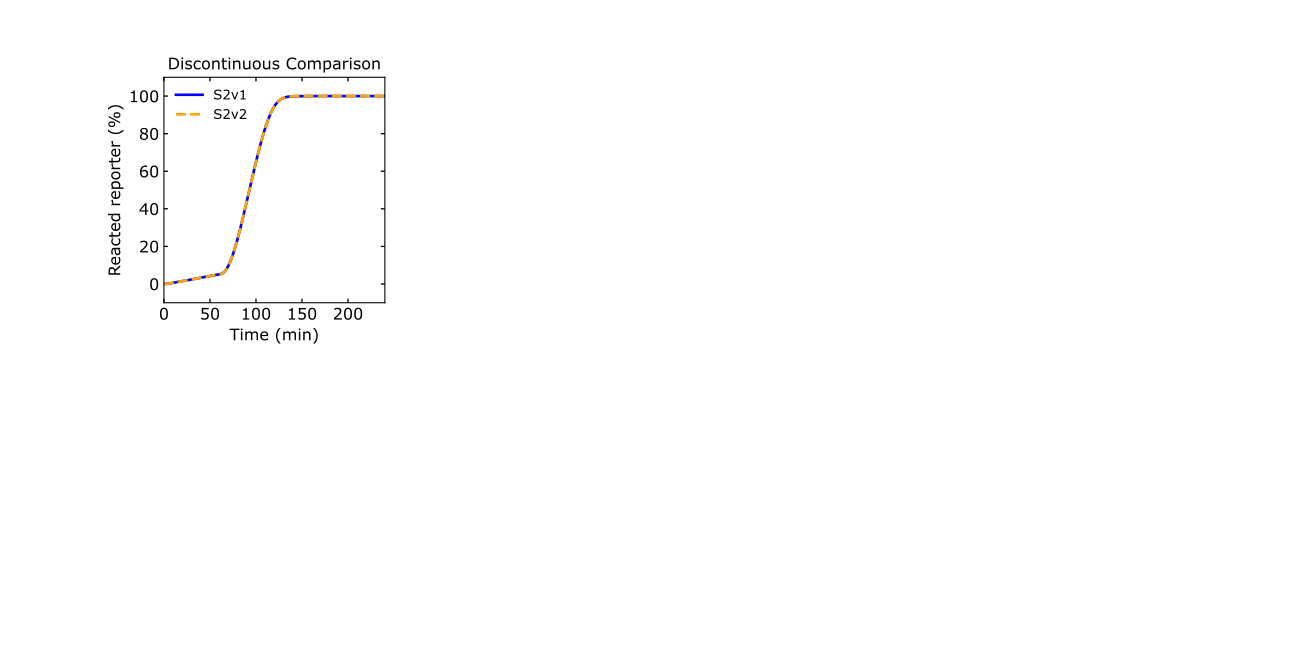

Write Python code to recreate this figure.
# -*- coding: utf-8 -*-
"""
Created on Tue Jul  5 12:33:03 2022

@author: tnm12
"""

import numpy as np
import scipy.integrate as spi
import matplotlib as mpl
import matplotlib.pyplot as plt
import sys

import Simulator1 as RSDs #imoort first version of the simulator
    
'''
##############################################################################
Simulations
In this example, the 1_2 gate is initially transcribed for an hour in the
absence of the I1 template. After the first hour, the I1 template is added and
the reaction is resumed for another 3 hours
##############################################################################
'''

csl = [[0.25,0,0.25],
       [0.5,0,0.5],
       [0.8,0,0.8],
       [0,0,1],
       [1,0.5,0],
       [1,0,0],
       [0.5,0,0]]

REP_con = 500

k_txn = 0.01

    
t_sim = np.linspace(0,1,1001)*3600 # seconds

# model with inputs
model = RSDs.RSD_sim() # define the model instance

# specify DNA txn templates and reporters and concentrations

model.DNA_species('gate','1_2',temp_con=25)
model.DNA_species('reporter','REP2',temp_con=REP_con)

# simulate the model (before addition of the input template)
model.simulate(t_sim,1,k_txn)

# updating the simulation time for the second phase of the simulation
t_sim2 = np.linspace(t_sim[-1]/3600,4,1001)*3600 # seconds

# adding the I1 template to the model
model.DNA_species('input','I1',temp_con=25)

# simulate the model (after addition of the input template)
model.simulate(t_sim2,2,k_txn)

# pulling out the reporter concentration for plotting
REP = model.output_concentration['REP2']

fs = 12
plt.subplot(2,4,1)
plt.plot(model.sol.t/60,(1-REP/REP_con)*100,color=[0,0,1],linewidth=2,linestyle='-')
plt.xticks(fontsize=fs)
plt.yticks(fontsize=fs)
plt.ylim(-10,110)
plt.xlim(0,240)
ax1 = plt.gca()
ax1.xaxis.set_tick_params(which='both',size=3,width=1,direction='in',top='on')
#ax1.xaxis.set_major_locator(MaxNLocator(integer=True))
ax1.yaxis.set_tick_params(which='both',size=3,width=1,direction='in',right='on')
plt.xlabel('Time (min)',fontsize=fs)
plt.ylabel('Reacted reporter (%)',fontsize=fs)


import Simulatorv2021 as RSDs #imoort version 2021 of the simulator
    
'''
##############################################################################
Simulations
In this example, the 1_2 gate is initially transcribed for an hour in the
absence of the I1 template. After the first hour, the I1 template is added and
the reaction is resumed for another 3 hours
##############################################################################
'''


REP_con = 500 #reporter concentration

k_txn = 0.01 #transcription rate

    
t_sim = np.linspace(0,1,1001)*3600 # seconds

# model with inputs
model = RSDs.RSD_sim(5) # define the model instance and # of domains

# specify DNA txn templates and reporters and concentrations

model.molecular_species('gate{1,2}',DNA_con=25)
model.molecular_species('reporter{2}',DNA_con=REP_con)
model.global_rate_constants(ktxn=k_txn) #globally changes transcription rates

# simulate the model (before addition of the input template)
model.simulate(t_sim)

# updating the simulation time for the second phase of the simulation
t_sim2 = np.linspace(t_sim[-1]/3600,4,1001)*3600 # seconds

# adding the I1 template to the model
model.molecular_species('input{1}',DNA_con=25)

# simulate the model (after addition of the input template)
model.simulate(t_sim2,iteration=2,smethod='LSODA') #must specify it is second iteration

# pulling out the reporter concentration for plotting
S2 = model.output_concentration('S{2}')

fs = 12
plt.subplot(2,4,1)
plt.plot(model.t/60,(S2/REP_con)*100,'orange',linewidth=2,linestyle='--')
plt.xticks(fontsize=fs)
plt.yticks(fontsize=fs)
plt.ylim(-10,110)
plt.xlim(0,240)
ax1 = plt.gca()
ax1.xaxis.set_tick_params(which='both',size=3,width=1,direction='in',top='on')
#ax1.xaxis.set_major_locator(MaxNLocator(integer=True))
ax1.yaxis.set_tick_params(which='both',size=3,width=1,direction='in',right='on')
plt.xlabel('Time (min)',fontsize=fs)
plt.ylabel('Reacted reporter (%)',fontsize=fs)
plt.legend(['S2v1','S2v2'],frameon=False)
plt.title('Discontinuous Comparison')
